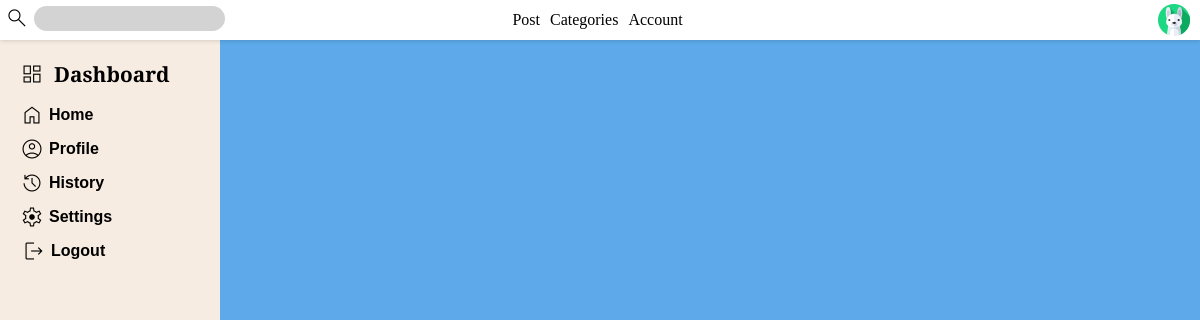
Page /history/account (signed in) on the earlier database version.
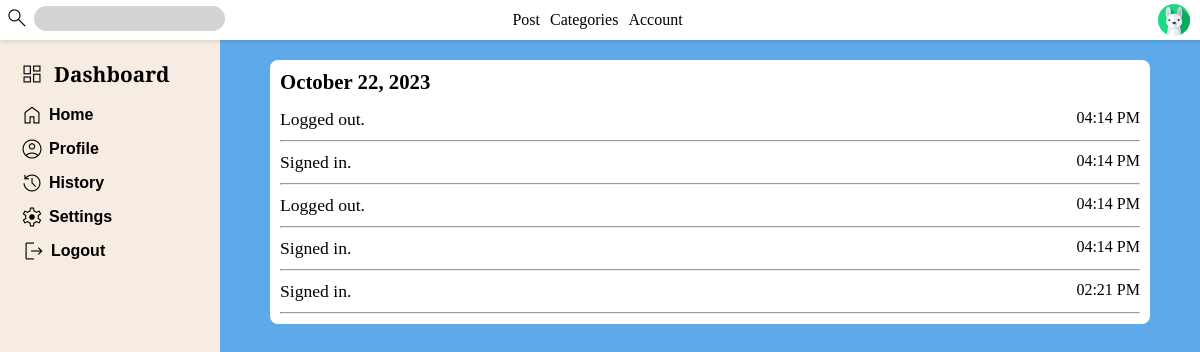
Same page on the later database version.
### tables this page shows
CREATE TABLE "users" (
	"user_id"	INTEGER,
	"first_name"	TEXT NOT NULL,
	"last_name"	TEXT NOT NULL,
	"username"	TEXT NOT NULL UNIQUE,
	"password"	TEXT NOT NULL,
	"date_created"	TEXT NOT NULL,
	"time_created"	TEXT NOT NULL,
	PRIMARY KEY("user_id" AUTOINCREMENT)
);

CREATE TABLE "user_history" (
	"date"	TEXT NOT NULL,
	"history_id"	INTEGER NOT NULL,
	"history"	TEXT NOT NULL,
	"user_id"	INTEGER NOT NULL,
	"history_type"	TEXT NOT NULL,
	"time"	TEXT NOT NULL,
	PRIMARY KEY("history_id" AUTOINCREMENT),
	FOREIGN KEY("user_id") REFERENCES "users"("user_id")
);

### app.py (the view, shortened to what this page needs)
@app.route("/history/<type>")
@login_required
def history(type):
    username = session["user_id"]
    user_id = db.execute("SELECT user_id FROM users WHERE username = ?", username)[0]["user_id"]
    organized_history = {}
    if str(type) == "account":
        records = db.execute("SELECT date, time, history FROM user_history WHERE user_id = ? AND history_type = ? ORDER BY date DESC, time DESC, history_id DESC", user_id, str(type).upper())
        for record in records:
            history = record['history']
            time = record['time']
            date_record = record['date']
            date = history_date_format(date_record)
            if date in organized_history:
                organized_history[date].append((history, time))
            else:
                organized_history[date] = [(history, time)]
        return render_template("history.html", organized_history = organized_history)

### helper.py (called while the page is built)
def login_required(f):
    @wraps(f)
    def decorated_function(*args, **kwargs):
        if 'user_id' not in session:
            return redirect(url_for('loginUI'))
        return f(*args, **kwargs)
    return decorated_function

def history_date_format(date_record):
    date_object = datetime.strptime(date_record, "%m-%d-%Y")
    formatted_date = date_object.strftime("%B %d, %Y")
    return str(formatted_date)

### templates/history.html (shortened to what this page needs)
<!DOCTYPE html>
<html lang="en">
<head>
    <link
    rel="stylesheet"
    href="{{ url_for('static', filename='folder-post.css') }}"
  />
  <link
  rel="stylesheet"
  href="{{ url_for('static', filename='style.css') }}"
/>
<link
rel="stylesheet"
href="{{ url_for('static', filename='history.css') }}"
/>
</head>
<body>
    <div class="main-container-post">
    <nav class="nav nav-history">
        <div class="searchInput">
          <label for="search"
            ><i class="material-symbols-outlined">Search</i></label
          >
          <input type="text" id="search" autocomplete="off" autofocus />
        </div>
        <div class="middle-nav">
          <a href="/history/post">Post</a>
          <a href="/history/categories">Categories</a>
          <a href="/history/account">Account</a>
        </div>
        <div class="nav-profile">
          <img src="{{ url_for('static', filename='images/rabbit.png') }}" alt="icon">
        </div>
      </nav>
    <aside class="sidebar history-sidebar">
        <button class="dashboard-box">
          <div class="icon-dashboard">
            <i class="material-symbols-outlined dashboard-icon">dashboard</i>
          </div>
          <div id="dashboard-text">Dashboard</div>
        </button>
        <ul >
          <a href="/home">
            <li class="icon-dash">
              <i class="material-symbols-outlined">Home</i>
              <div class="dash-text">Home</div>
            </li>
          </a>
          <a href="">
            <li class="icon-dash">
              <i class="material-symbols-outlined">account_circle</i>
              <div class="dash-text">Profile</div>
            </li>
          </a>
          <a href="">
            <li class="icon-dash">
              <i class="material-symbols-outlined">history</i>
              <div class="dash-text">History</div>
            </li>
          </a>
          <a href="">
            <li class="icon-dash">
              <i class="material-symbols-outlined">settings</i>
              <div class="dash-text">Settings</div>
            </li>
          </a>
          <a href="/logout">
            <li class="icon-dash logout-icon">
              <i class="material-symbols-outlined">logout</i>
              <div class="dash-text">Logout</div>
            </li>
          </a>
        </ul>
      </aside>
      <article class="article-history">
            {% for date,  items in organized_history.items() %}
            <div class="history-box">
              <div class="history-date">{{date}}</div>
              {% for item in items %}
              <ul>
                <li>
                  <div class="history-text">{{item[0]}}</div>
                  <div>{{item[1]}}</div>
                </li>
                <hr>
              </ul>
            {% endfor %}
            </div>
            {% endfor %}
      </article>
      </div>
</body>
</html>

### static/folder-post.css (style rules this page uses)
* { padding: 0; margin: 0; box-sizing: border-box; }
:root { --nav_height: 42px; --sidebarwidth:300px; }
.main-container-post { height: 100vh; box-sizing: border-box; background-color: green; }
.nav { display: flex; justify-content: space-between; align-items: center; padding: 5px 10px 5px 5px; box-shadow: 0px 0px 5px rgba(0, 0, 0, 0.2); position: fixed; z-index: 2; top:0; left: 0; width: 100%; background-color: #fff; box-sizing: border-box; }
.searchInput { flex: 1; display: flex; align-items: flex-start; gap: 5px; }
#search { border-radius: 15px; border: 2px solid lightgray;; background-color: lightgray; padding: 3px 5px; }
.middle-nav { flex: 1; flex-wrap: wrap; display: flex; justify-content: center; gap: 10px; }
.nav-profile { flex: 1; display: flex; justify-content: flex-end; }

### static/style.css (style rules this page uses)
* { margin: 0; padding: 0; }
body { position: relative; height: 100vh; background-color: green; }
:root { --sidebarwidth: 150px; --normalsidebar:60px; }
a { text-decoration: none; color: #000; }
.sidebar { background-color: #F7ECE1; padding: 20px 20px 20px 20px; position: fixed; width: 220px; box-sizing: border-box; top: 0; bottom: 0; }
.dashboard-box, .dashboard { display: flex; justify-content: flex-start; align-items: center; gap: 10px; }
.dashboard-box { margin-bottom: 15px; background-color: #F7ECE1; border: none; }
.icon-dash { display: flex; align-items: center; gap: 5px; margin-bottom: 10px; box-sizing: border-box; }
.icon-dashboard { display: flex; align-items: center; gap: 5px; box-sizing: border-box; }
#dashboard-text { font-weight: 700; font-size: 1.3rem; font-family: 'PT Serif', serif; }
.dashboard-icon { font-size: 35px; }
.dash-text { font-family: 'Noto Sans JP', sans-serif; font-weight: 700; display: flex; align-items: flex-start; }
.material-symbols-outlined { font-variation-settings: 'FILL' 0, 'wght' 300, 'GRAD' 1, 'opsz' 50 }
.icon-dashboard { animation: rotate_invert 0.5s ease-in both; }
.logout-icon { padding-left: 2px; }

### static/history.css (style rules this page uses)
:root { --nav-height: 40px; --sidebarwidth:220px; }
.nav-history { height: var(--nav-height); }
.history-sidebar { margin-top: var(--nav-height) }
body { background-color: #000; }
.article-history { margin-left: calc(var(--sidebarwidth) + 50px); margin-right: 50px; margin-top: var(--nav-height); padding-top: 20px; box-sizing: border-box; min-height: 100vh; overflow-y: auto; }
.main-container-post { background-color: #5DA9E9; min-height: 100%; overflow: auto; }
.history-box { background-color: #fff; margin-bottom: 15px; border-radius: 8px; padding: 10px; }
.history-date { font-weight: 700; font-size: 1.3rem; margin-bottom: 5px; }
.history-box ul { list-style: none; }
.history-box ul li { display: flex; justify-content: space-between; padding-top: 10px; padding-bottom: 10px; }
.history-text { font-size: 1.1rem; }

Differences in the rows shown:
now on this page (row unchanged): users: date_created "October 22, 2023"
added user_history: history "Logged out.", time "04:14 PM"
added user_history: history "Signed in.", time "04:14 PM"
added user_history: history "Logged out.", time "04:14 PM"
added user_history: history "Signed in.", time "04:14 PM"
added user_history: history "Signed in.", time "02:21 PM"
